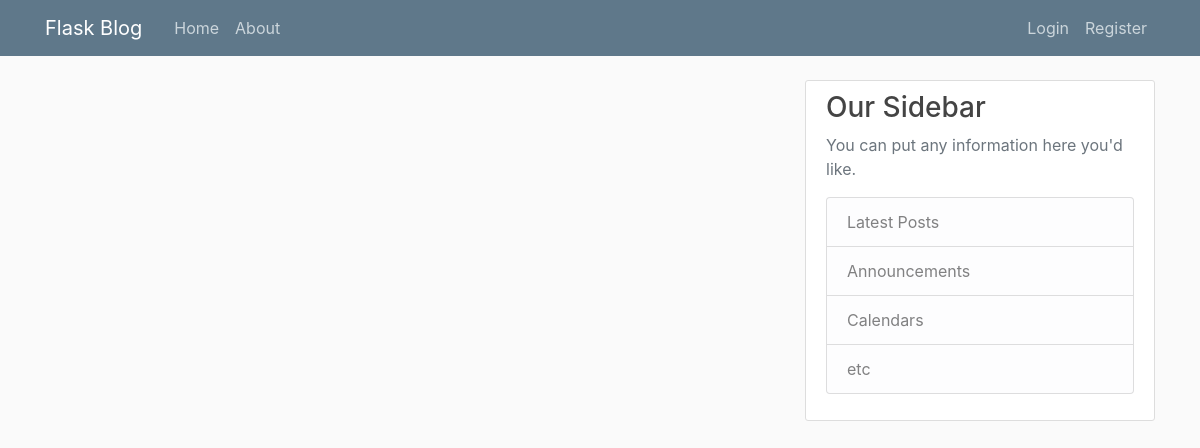
Page /home on the earlier database version.
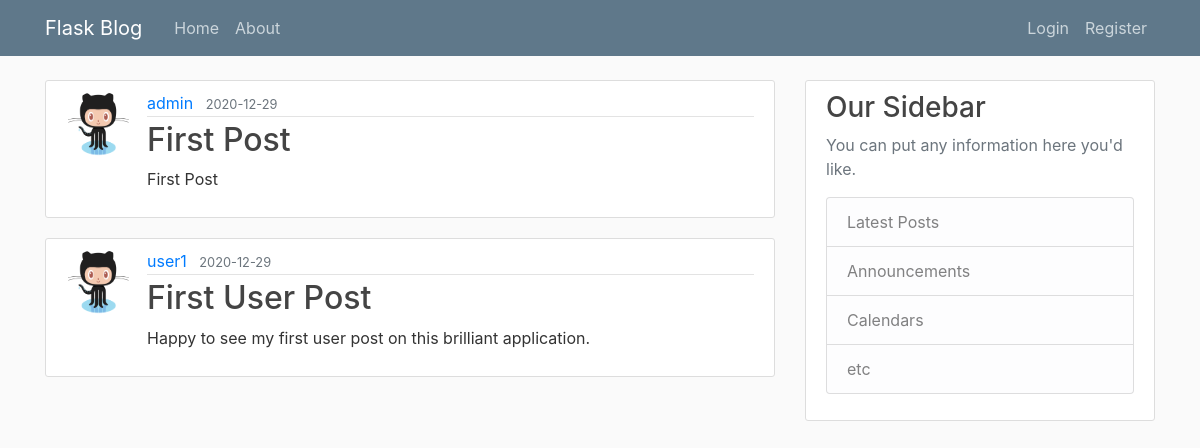
Same page on the later database version.
### blogapp/models.py (models this page shows, shortened)
class Post(db.Model):
	id = db.Column(db.Integer, primary_key=True)
	title = db.Column(db.String(100), nullable=False)
	date_posted = db.Column(db.DateTime, nullable=False, default=datetime.utcnow)
	content = db.Column(db.Text, nullable=False)
	user_id = db.Column(db.Integer, db.ForeignKey('user.id'), nullable=False)

class User(db.Model, UserMixin):
	id = db.Column(db.Integer, primary_key=True)
	username = db.Column(db.String(20), unique=True, nullable=False)
	email = db.Column(db.String(120), unique=True, nullable=False)
	image_file = db.Column(db.String(20), nullable=False, default='octocat.png')
	password = db.Column(db.String(60), nullable=False)
	posts = db.relationship('Post', backref='author', lazy=True)

### blogapp/routes.py (the view)
@app.route("/")
@app.route("/home")
def home():
	posts = Post.query.all()
	return render_template('home.html', posts=posts)

### blogapp/templates/home.html
{% extends "layout.html" %}
{% block content %}
	{% for post in posts %}
		<article class="media content-section">
			<img class="rounded-circle article-img" src="{{ url_for('static', filename='profile_pics/' + post.author.image_file) }}">
			<div class="media-body">
				<div class="article-metadata">
					<a class="mr-2" href="#">{{ post.author.username }}</a>
					<small class="text-muted">{{ post.date_posted.strftime('%Y-%m-%d') }}</small>
				</div>
				<h2><a class="article-title" href="{{ url_for('post', post_id=post.id) }}">{{ post.title }}</a></h2>
				<p class="article-content">{{ post.content }}</p>
			</div>
		</article>
	{% endfor %}
{% endblock content %}

### blogapp/templates/layout.html (shortened to what this page needs)
<!DOCTYPE html>
<html>
<head>
	<link rel="stylesheet" href="https://maxcdn.bootstrapcdn.com/bootstrap/4.0.0/css/bootstrap.min.css">
	<link rel="stylesheet" type="text/css" href="{{ url_for('static', filename='main.css') }}">
</head>
<body>
	<header class="site-header">
		<nav class="navbar navbar-expand-md navbar-dark bg-steel fixed-top">
		<div class="container">
			<a class="navbar-brand mr-4" href="/">Flask Blog</a>
			<div class="collapse navbar-collapse" id="navbarToggle">
			<div class="navbar-nav mr-auto">
				<a class="nav-item nav-link" href="{{ url_for('home') }}">Home</a>
				<a class="nav-item nav-link" href="{{ url_for('about') }}">About</a>
			</div>
			<div class="navbar-nav">
				{% if current_user.is_authenticated %}
					<a class="nav-item nav-link" href="{{ url_for('new_post') }}">New Post</a>
					<a class="nav-item nav-link" href="{{ url_for('account') }}">Account</a>
					<a class="nav-item nav-link" href="{{ url_for('logout') }}">Logout</a>
				{% else %}
					<a class="nav-item nav-link" href="{{ url_for('login') }}">Login</a>
					<a class="nav-item nav-link" href="{{ url_for('register') }}">Register</a>
				{% endif %}
			</div>
			</div>
		</div>
		</nav>
	</header>
	<main role="main" class="container">
		<div class="row">
			<div class="col-md-8">
				{% block content %}{% endblock %}
			</div>
			<div class="col-md-4">
				<div class="content-section">
					<h3>Our Sidebar</h3>
					<p class='text-muted'>You can put any information here you'd like.
						<ul class="list-group">
							<li class="list-group-item list-group-item-light">Latest Posts</li>
							<li class="list-group-item list-group-item-light">Announcements</li>
							<li class="list-group-item list-group-item-light">Calendars</li>
							<li class="list-group-item list-group-item-light">etc</li>
						</ul>
					</p>
				</div>
			</div>
		</div>
	</main>
</body>
</html>

### blogapp/static/main.css (style rules this page uses)
body { background: #fafafa; color: #333333; margin-top: 5rem; }
h1, h2, h3, h4, h5, h6 { color: #444444; }
.bg-steel { background-color: #5f788a; }
.site-header .navbar-nav .nav-link { color: #cbd5db; }
.content-section { background: #ffffff; padding: 10px 20px; border: 1px solid #dddddd; border-radius: 3px; margin-bottom: 20px; }
.article-title { color: #444444; }
.article-content { white-space: pre-line; }
.article-img { height: 65px; width: 65px; margin-right: 16px; }
.article-metadata { padding-bottom: 1px; margin-bottom: 4px; border-bottom: 1px solid #e3e3e3 }

Differences in the rows shown:
added Post: image_file (picture), author.username "admin", date_posted "2020-12-29", title "First Post", content "First Post"
added Post: image_file (picture), author.username "user1", date_posted "2020-12-29", title "First User Post", content "Happy to see my first user post on this brilliant application."
